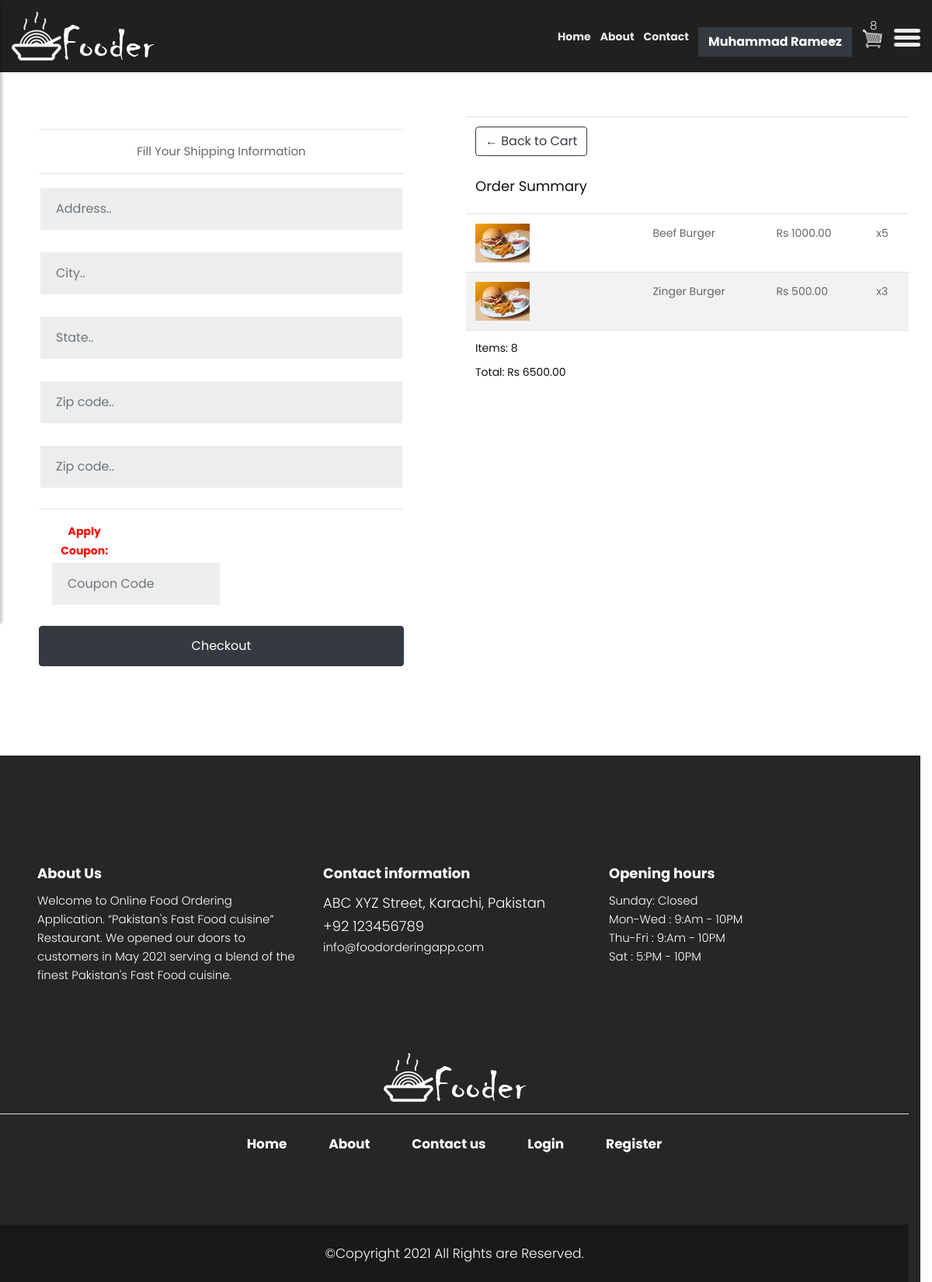
Screenshot of /checkout/ (signed in) with the database file from the repository.
### store/models.py (models this page shows, shortened)
class OrderItem(models.Model):
	product = models.ForeignKey(Product, on_delete=models.SET_NULL, null=True)
	order = models.ForeignKey(Order, on_delete=models.SET_NULL, null=True)
	quantity = models.IntegerField(default=0, null=True, blank=True)
	date_added = models.DateTimeField(auto_now_add=True)
	@property
	def get_total(self):
		total = self.product.price * self.quantity
		return total

class Product(models.Model):
	name = models.CharField(max_length=200)
	price = models.FloatField()
	image = models.ImageField(null=True, blank=True)
	@property
	def imageURL(self):
		try:
			url = self.image.url
		except:
			url = ''
		return url

class Order(models.Model):
	customer = models.ForeignKey(Customer, on_delete=models.SET_NULL, null=True, blank=True)
	date_ordered = models.DateTimeField(auto_now_add=True)
	complete = models.BooleanField(default=False)
	transaction_id = models.CharField(max_length=100, null=True)
	@property
	def shipping(self):
		shipping = False
		orderitems = self.orderitem_set.all()
		for i in orderitems:
			shipping = True
		return shipping
	@property
	def get_cart_total(self):
		orderitems = self.orderitem_set.all()
		total = sum([item.get_total for item in orderitems])
		return total
	@property
	def get_cart_items(self):
		orderitems = self.orderitem_set.all()
		total = sum([item.quantity for item in orderitems])
		return total

### store/views.py (the view)
# urls.py: path('checkout/', views.checkout, name="checkout"),
@login_required(login_url='handlelogin')
def checkout(request):
	data = cartData(request)
	cartItems = data['cartItems']
	order = data['order']
	items = data['items']
	context = {'items':items, 'order':order, 'cartItems':cartItems}
	return render(request, 'store/checkout.html', context)

### store/utils.py (called while the page is built)
def cartData(request):
	if request.user.is_authenticated:
		customer = request.user.customer
		order, created = Order.objects.get_or_create(customer=customer, complete=False)
		items = order.orderitem_set.all()
		cartItems = order.get_cart_items
	else:
		cookieData = cookieCart(request)
		cartItems = cookieData['cartItems']
		order = cookieData['order']
		items = cookieData['items']
	return {'cartItems':cartItems ,'order':order, 'items':items}

### store/templates/store/checkout.html (shortened to what this page needs)
{% extends 'store/main.html' %}
{% load static %}
{% block content %}
     <div class="row" style="width:100%;margin-top:150px;">
		<div class="col-lg-5 text-center" style="margin:auto;">
			<div class="box-element" id="form-wrapper">
				<form id="form" style="margin:auto;">
					<div id="shipping-info" class="mt-2">
						<hr>
						<p><b>Fill Your Shipping Information</b></p>
						<hr>
						<div class="form-field">
							<input class="form-control" style="background:#ededed;" type="text" name="address" placeholder="Address..">
						</div>
						<div class="form-field">
							<input class="form-control" style="background:#ededed;" type="text" name="city" placeholder="City..">
						</div>
						<div class="form-field">
							<input class="form-control" style="background:#ededed;" type="text" name="state" placeholder="State..">
						</div>
						<div class="form-field">
							<input class="form-control" style="background:#ededed;" type="text" name="zipcode" placeholder="Zip code..">
						</div>
						<div class="form-field">
							<input class="form-control" style="background:#ededed;" type="text" name="country" placeholder="Zip code..">
						</div>
					</div>
					<hr>
						<div class="form-field">
							<div class="row" style="margin:auto;">
								<div class="col-3" style="font-weight:bold;color:red;">
									Apply Coupon:
								</div>
								<div class="col-12">
									<input class="form-control" style="background:#ededed;width:50%;" type="text" name="country" placeholder="Coupon Code">
								</div>
							</div>
						</div>
					<div class="box-element" id="payment-info">
					<button class="btn btn-dark w-100" id="make-payment"><input id="form-button" class="btn btn-dark btn-block" type="submit" value="Checkout"></button>
					</div>
				</form>
			</div>
			<br>
		</div>
		<div class="col-lg-6">
			<div class="box-element">
<table class="table table-striped">
  <tbody>
    <tr style="background:white;">
      <th><a  class="btn btn-outline-dark" href="{% url 'cart' %}">&#x2190; Back to Cart</a><br><br><h3>Order Summary</h3></th>
      <td></td>
      <td></td>
      <td></td>
    </tr>
	{% for item in items %}
    <tr>
      <th><img class="row-image" style="width:70px;height:50px;" src="{{item.product.imageURL}}"></th>
      <td>{{item.product.name}}</td>
      <td>Rs {{item.product.price|floatformat:2}}</td>
      <td>x{{item.quantity}}</td>
    </tr>
	{% endfor %}
    <tr style="background:white;">
      <th>
		<h5>Items:   {{order.get_cart_items}}</h5>
		<h5>Total:   Rs {{order.get_cart_total|floatformat:2}}</h5>
	  </th>
      <td></td>
      <td></td>
      <td></td>
    </tr>
  </tbody>
</table>
		</div>
	</div>
{% endblock content %}

### store/templates/store/main.html (shortened to what this page needs)
<!DOCTYPE html>
{% load static %}
<html lang="en">
<head>
    <link rel="stylesheet" href="{% static 'css1/bootstrap.min.css' %}">
    <link rel="stylesheet" href="{% static 'css1/owl.carousel.min.css' %}">
    <link rel="stylesheet" href="{% static 'css1/style1.css' %}">
    <link rel="stylesheet" href="{% static 'css1/responsive.css' %}">
    <link rel="stylesheet" href="https://cdnjs.cloudflare.com/ajax/libs/font-awesome/4.7.0/css/font-awesome.min.css">
</head>
<body class="main-layout">
    <div class="wrapper">
    <div id="content">
    <header>
        <div class="container-fluid">
            <div class="row">
                <div class="col-md-3">
                    <div class="full">
                        <a class="logo" href="{% url 'store' %}"><img src="{% static 'images1/logo1.png' %}" alt="#" /></a>
                    </div>
                </div>
                <div class="col-md-9">
                    <div class="full">
                        <div class="right_header_info">
                            <ul>
                                <li class="dinone d-none d-md-none d-lg-block"><a style="font-weight:bold;" href="{% url 'store' %}">Home</a></li>
                                <li class="dinone d-none d-md-none d-lg-block"><a style="font-weight:bold;" href="{% url 'aboutus' %}">About</a></li>
                                <li class="dinone d-none d-md-none d-lg-block"><a style="font-weight:bold;" href="{% url 'contactus' %}">Contact</a></li>
                                <li class="button_user">
                  {% if user.is_authenticated %}
                        <div class="dropdown bg-dark">
                            <button class="btn btn-dark dropdown-toggle" type="button" id="dropdownMenuButton" data-toggle="dropdown" aria-haspopup="true" aria-expanded="false">
                                <b>{{request.user.first_name}} {{request.user.last_name}}</b>
                            </button>
                        </div>
	              {% else %}
						 <a class="button" href="{% url 'handlelogin' %}">Login</a>
						 <a class="button" href="{% url 'handlesignup' %}">Register</a>
	              {% endif %}
								</li>
								<li>
									<a href="{% url 'cart' %}">
										<p id="cart-total" style="position:absolute;top:6px;"><span style="margin-left:11px;">{{cartItems}}</span></p>
										<img style="width:30px;" id="cart-icon" src="{% static 'images/cart.png' %}">
									</a>
								</li>
								<li>
                                    <button type="button" id="sidebarCollapse">
                                        <img src="{% static 'images1/menu_icon.png' %}" alt="#">
                                    </button>
                                </li>
                            </ul>
                        </div>
                    </div>
                </div>
            </div>
        </div>
    </header>
            {% block content %}
            {% endblock content %}
    <footer style="color:white">
        <div class="footer">
            <div class="container-fluid">
                <div class="row">
                <div class="row m-5">
                            <div class="col-lg-4 col-md-6">
                                <h3 style="color:white;font-weight:bold;">About Us</h3>
                                <p>Welcome to Online Food Ordering Application. “Pakistan's Fast Food cuisine” Restaurant. We opened our doors to customers in May 2021 serving a blend of the finest Pakistan's Fast Food cuisine.</p>
                            </div>
                            <div class="col-lg-4 col-md-6">
                                <h3 style="color:white;font-weight:bold;">Contact information</h3>
                                <p class="lead" style="color:white">ABC XYZ Street, Karachi, Pakistan</p>
                                <p class="lead" style="color:white"><a href="#" style="color:white">+92 123456789</a></p>
                                <p><a href="#" style="color:white"> info@foodorderingapp.com</a></p>
                            </div>
                            <div class="col-lg-4 col-md-6">
                                <h3 style="color:white;font-weight:bold;">Opening hours</h3>
                                <p><span class="text-color">Sunday: </span>Closed</p>
                                <p><span class="text-color">Mon-Wed :</span> 9:Am - 10PM</p>
                                <p><span class="text-color">Thu-Fri :</span> 9:Am - 10PM</p>
                                <p><span class="text-color">Sat :</span> 5:PM - 10PM</p>
                            </div>
                        </div>
                    <div class="col-md-12">
                        <div class="footer_logo">
                          <a href="{% url 'store' %}"><img src="{% static 'images1/logo1.png' %}" alt="logo" /></a>
                        </div>
                    </div>
                    <div class="col-md-12">
                        <ul class="lik">
                            <li> <a style="color:white;font-weight:bold;" href="{% url 'store' %}">Home</a></li>
                            <li> <a style="color:white;font-weight:bold;" href="{% url 'aboutus' %}">About</a></li>
                            <li> <a style="color:white;font-weight:bold;" href="{% url 'contactus' %}">Contact us</a></li>
                            <li> <a style="color:white;font-weight:bold;" href="{% url 'handlelogin' %}">Login</a></li>
                            <li> <a style="color:white;font-weight:bold;" href="{% url 'handlesignup' %}">Register</a></li>
                        </ul>
                    </div>
            </div>
            <div class="copyright" style="background:#191918;">
                <div class="container">
                    <p style="color:white;">©Copyright 2021 All Rights are Reserved.</p>
                </div>
            </div>
        </div>
    </footer>
    </div>
    </div>
</body>
</html>

### static/css1/style1.css (style rules this page uses)
body { color: #666666; font-size: 14px; font-family: 'poppins', sans-serif; line-height: 1.80857; font-weight: normal; }
a { color: #1f1f1f; text-decoration: none !important; outline: none !important; -webkit-transition: all .3s ease-in-out; -moz-transition: all .3s ease-in-out; -ms-transition: all .3s ease-in-out; -o-transition: all .3s ease-in-out; transition: all .3s ease-in-out; }
h1, h2, h3, h4, h5, h6 { letter-spacing: 0; font-weight: normal; position: relative; padding: 0 0 10px 0; font-weight: normal; line-height: normal; color: #111111; margin: 0 }
h3 { font-size: 18px }
h5 { font-size: 14px }
*, *::after, *::before { -webkit-box-sizing: border-box; -moz-box-sizing: border-box; box-sizing: border-box; }
ul, li, ol { margin: 0px; padding: 0px; list-style: none; }
p { margin: 0px; font-weight: 300; font-size: 15px; line-height: 24px; }
a { color: #222222; text-decoration: none; outline: none !important; }
a, .btn { text-decoration: none !important; outline: none !important; -webkit-transition: all .3s ease-in-out; -moz-transition: all .3s ease-in-out; -ms-transition: all .3s ease-in-out; -o-transition: all .3s ease-in-out; transition: all .3s ease-in-out; }
img { max-width: 100%; height: auto; }
.lead { font-size: 18px; line-height: 30px; color: #767676; margin: 0; padding: 0; }
button { border: 0; margin: 0; padding: 0; cursor: pointer; }
.full { float: left; width: 100%; }
.full { width: 100%; float: left; margin: 0; padding: 0; }
header { min-height: 90px; background: #212020; padding: 15px 0; position: fixed; width: 100%; top: 0; left: 0; z-index: 998; }
header .container-fluid { max-width: 1850px; }
.right_header_info { width: 100%; float: left; padding: 20px 0 0; }
.right_header_info ul { list-style: none; padding: 0; margin: 0; float: right; }
.right_header_info ul li { display: inline; font-size: 16px; margin-left: 45px; color: #eaeaea; font-weight: 400; float: left; }
.right_header_info ul li a { color: #eaeaea; font-weight: 300; }
#sidebarCollapse { background: transparent; }
.footer { background: #262626; padding-top:90px; margin-top: 90px; }
.form-control { border: #fff solid 2px; border-radius: inherit; margin-bottom: 25px; padding: 15px 20px; font-family: poppins; }
.footer_logo { margin-top: 40px; text-align: center; border-bottom: #ddd solid 1px; padding-bottom: 15px; margin-bottom: 15px; }
ul.lik { text-align: center; margin-top: 10px; }
ul.lik li { display: inline-block; }
ul.lik li a { color: #292323; font-size: 17px; line-height: 27px; padding: 0px 25px; font-weight: 500; }
.copyright { background: #fff; margin-top: 90px; }
.copyright p { color: #000; text-align: center; padding: 25px 0px; font-size: 17px; }
#sidebarCollapse { background: transparent; padding: 0; border: none; }
.dropdown-toggle::after { display: block; position: absolute; top: 50%; right: 20px; transform: translateY(-50%); }

### static/css1/responsive.css (style rules this page uses)
@media (min-width: 1200px) and (max-width: 1500px) { .right_header_info ul li { font-size: 14px; margin-left: 12px; } }

### rows the page displays
OrderItem: product.imageURL (picture), product.name "Beef Burger", product.price "1000.00", quantity "5"
OrderItem: product.imageURL (picture), product.name "Zinger Burger", product.price "500.00", quantity "3"
Order: get_cart_items "8", get_cart_total "6500.00"

### other values shown
{{ request.user.first_name }} "Muhammad"
{{ request.user.last_name }} "Rameez"
{{ cartItems }} "8"
